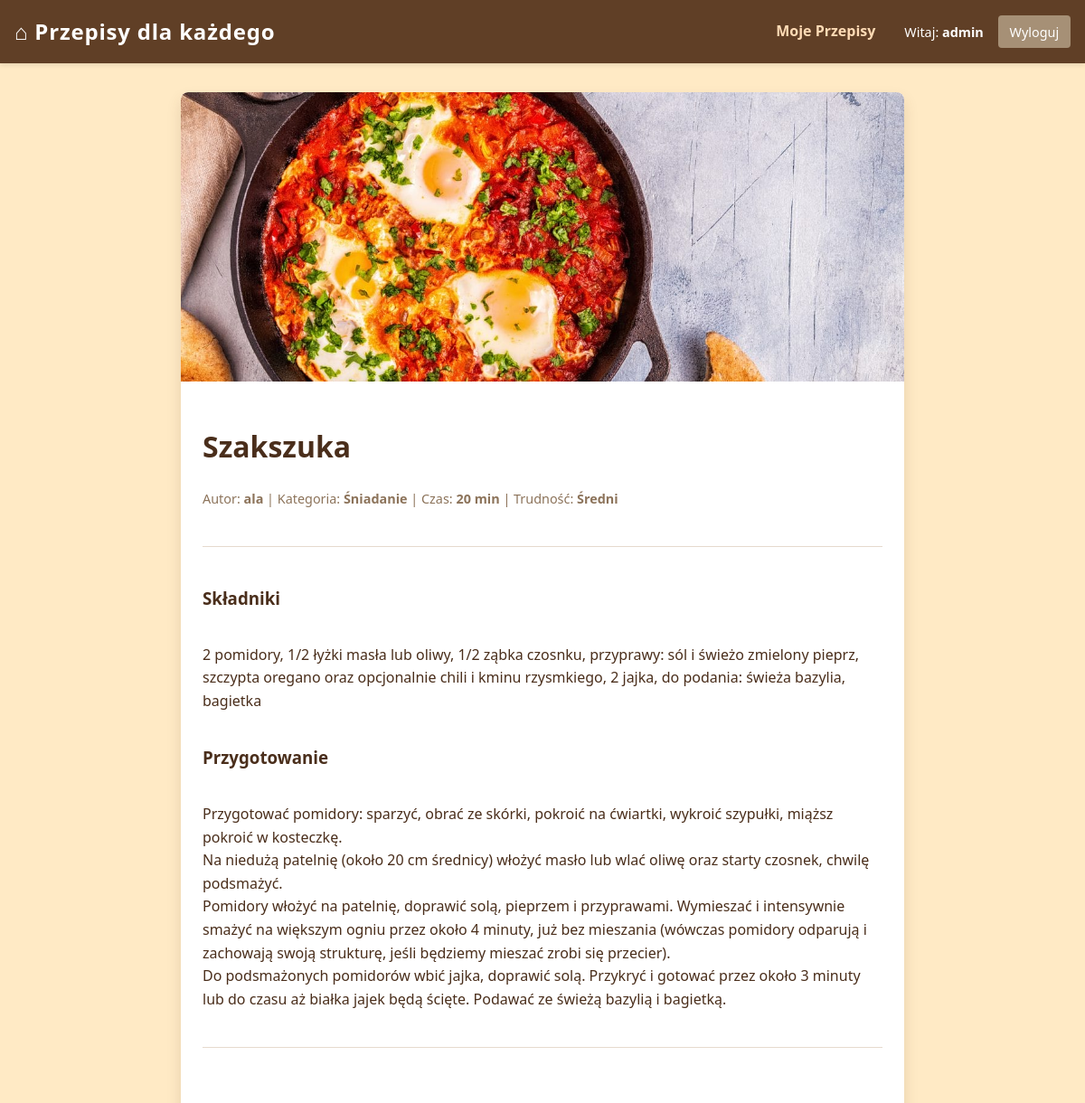
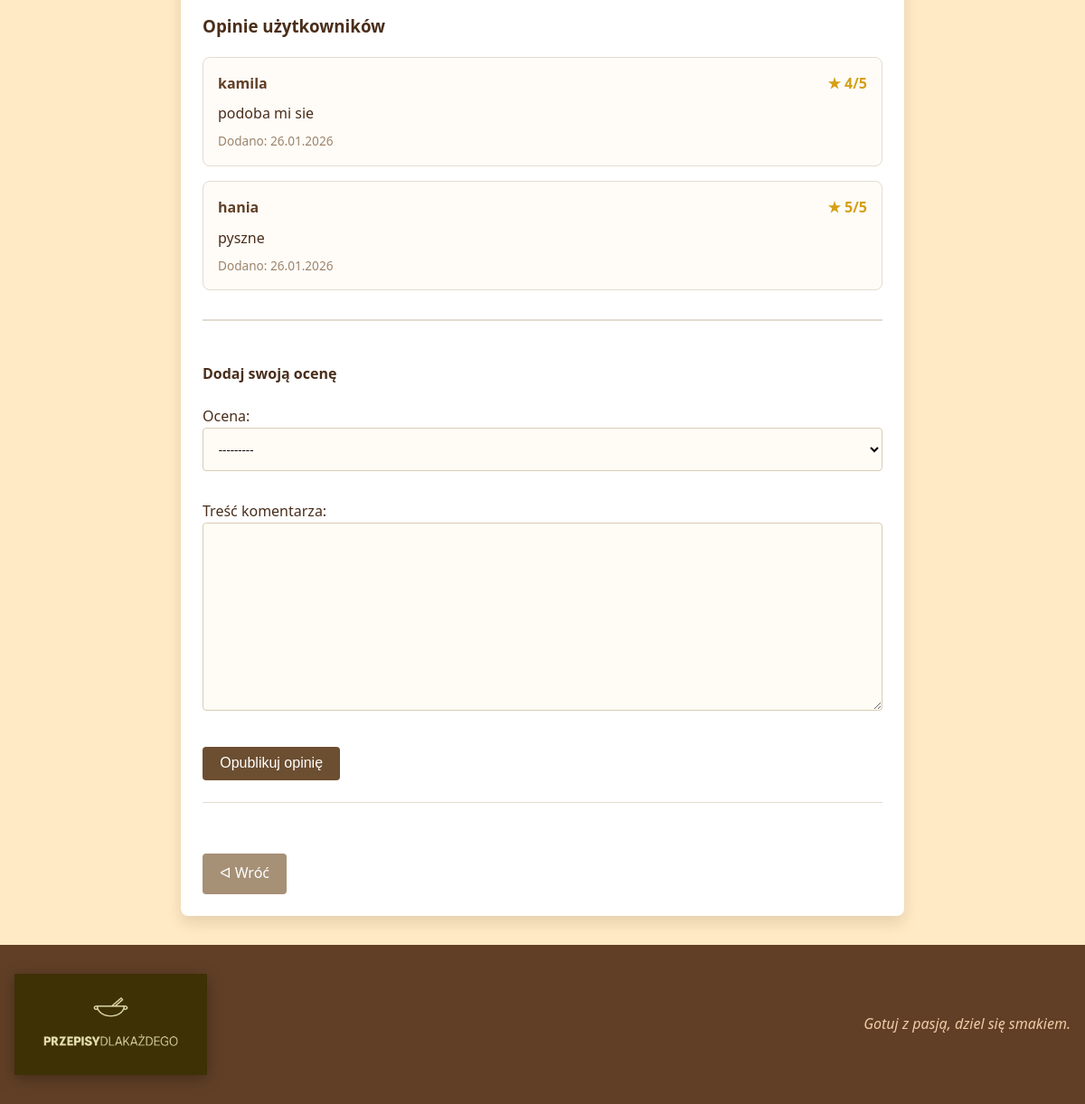
/recipe/10/ (signed in), run on the app's committed database (2 pictures, top to bottom).
### recipes/models.py (models this page shows, shortened)
class Recipe(models.Model):
    author = models.ForeignKey(User, on_delete=models.CASCADE, verbose_name="Autor")
    category = models.ForeignKey(Category, on_delete=models.CASCADE, verbose_name="Kategoria")
    title = models.CharField(max_length=200, verbose_name="Tytuł przepisu")
    description = models.TextField(verbose_name="Opis przygotowania")
    ingredients = models.TextField(verbose_name="Składniki", help_text="Wpisz składniki po przecinku")
    preparation_time = models.PositiveIntegerField(verbose_name="Czas (min)")
    DIFFICULTY_CHOICES = [('Łatwy', 'Łatwy'), ('Średni', 'Średni'), ('Trudny', 'Trudny')]
    difficulty = models.CharField(max_length=10, choices=DIFFICULTY_CHOICES, default='Łatwy', verbose_name="Trudność")
    is_vegetarian = models.BooleanField(default=False, verbose_name="Czy wegetariańskie?")
    image = models.ImageField(upload_to='recipes_img/', blank=True, null=True, verbose_name="Zdjęcie")
    created_at = models.DateTimeField(auto_now_add=True)

class Category(models.Model):
    name = models.CharField(max_length=100, verbose_name="Nazwa kategorii")

class Review(models.Model):
    recipe = models.ForeignKey(Recipe, related_name='reviews', on_delete=models.CASCADE)  #### zeby wyciagnac wszystkie opinie spod przepisu
    author = models.ForeignKey(User, on_delete=models.CASCADE)
    content = models.TextField(verbose_name="Treść komentarza")
    rating = models.IntegerField(choices=[(i, f"{i} gwiazdek") for i in range(1, 6)], verbose_name="Ocena")
    created_at = models.DateTimeField(auto_now_add=True)

### recipes/views.py (the view)
# urls.py: path('recipe/<int:pk>/', views.recipe_detail, name='recipe_detail'),
def recipe_detail(request, pk):
    recipe = get_object_or_404(Recipe, pk=pk)  ## ma lepsza obsluge bledow niz objects.get
    reviews = recipe.reviews.all().order_by('-created_at')
    if request.method == 'POST':
        if not request.user.is_authenticated:
            return redirect('login')
        if request.user == recipe.author:
            return redirect('recipe_detail', pk=pk)
        form = ReviewForm(request.POST)
        if form.is_valid():   # walidacja po str serwera
            new_review = form.save(commit=False)
            new_review.author = request.user
            new_review.recipe = recipe
            new_review.save()
            return redirect('recipe_detail', pk=pk)
    else:
        form = ReviewForm()
    return render(request, 'recipe_detail.html', {
        'recipe': recipe,
        'reviews': reviews,
        'review_form': form
    })

### recipes/forms.py
class ReviewForm(forms.ModelForm):
    class Meta:
        model = Review
        fields = ['rating', 'content']

### templates/recipe_detail.html (shortened to what this page needs)
{% extends 'base.html' %}
{% block content %}
<div class="card detail-card">
    {% if recipe.image %}
        <img src="{{ recipe.image.url }}" class="card-img detail-img" alt="{{ recipe.title }}">
    {% endif %}
    <div class="card-content">
        <h1>{{ recipe.title }}</h1>
        <div class="meta">
            Autor: <strong>{{ recipe.author.username }}</strong> |
            Kategoria: <strong>{{ recipe.category.name }}</strong> |
            Czas: <strong>{{ recipe.preparation_time }} min</strong> |
            Trudność: <strong>{{ recipe.get_difficulty_display }}</strong>
        </div>
        <hr class="detail-divider">
        <h3>Składniki</h3>
        <p class="text-formatted" id="ingredients-text">{{ recipe.ingredients }}</p>
        <h3>Przygotowanie</h3>
        <p class="text-formatted">{{ recipe.description }}</p>
        <hr class="detail-divider">
        <div class="reviews-container">
            <h3>Opinie użytkowników</h3>
            {% for review in reviews %}
                <div class="review-card">
                    <div class="review-header">
                        <span class="review-author">{{ review.author.username }}</span>
                        <span class="review-rating">★ {{ review.rating }}/5</span>
                    </div>
                    <p class="review-content">{{ review.content }}</p>
                    <small class="review-date">Dodano: {{ review.created_at|date:"d.m.Y" }}</small>
                </div>
            {% empty %}
                <p>Ten przepis nie ma jeszcze opinii.</p>
            {% endfor %}
            <div class="add-review-box">
                {% if user.is_authenticated %}
                    {% if user == recipe.author %}
                        <div class="login-prompt author-warning">
                            To Twój przepis - nie możesz go oceniać.
                        </div>
                    {% else %}
                        <h4>Dodaj swoją ocenę</h4>
                        <form method="post">
                            {{ review_form.as_p }}
                            <button type="submit" class="btn">Opublikuj opinię</button>
                        </form>
                    {% endif %}
                {% else %}
                    <div class="login-prompt">
                        Aby dodać opinię musisz być zalogowany.
                    </div>
                {% endif %}
            </div>
        </div>
        <hr class="detail-divider">
        <div class="detail-actions">
            <a href="{% url 'recipe_list' %}" class="btn btn-secondary">ᐊ Wróć</a>
        </div>
    </div>
</div>
{% endblock %}

### templates/navbar.html
<nav class="navbar">
    <div class="nav-container">
        <a class="brand" href="{% url 'recipe_list' %}">⌂ Przepisy dla każdego</a>
        <div class="nav-actions">
            {% if user.is_authenticated %}
                <a href="{% url 'my_recipes' %}" class="nav-link">Moje Przepisy</a>
                <span class="nav-greeting">Witaj: <strong>{{ user.username }}</strong></span>
                <a href="{% url 'user_logout' %}" class="btn btn-secondary btn-sm">Wyloguj</a>
            {% else %}
                <a href="{% url 'user_login' %}" class="nav-link">Zaloguj</a>
                <a href="{% url 'register' %}" class="btn btn-white btn-sm">Rejestracja</a>
            {% endif %}
        </div>
    </div>
</nav>

### static/style.css (style rules this page uses)
*, *::before, *::after { box-sizing: border-box; }
:root { --primary: #603F26; --accent: #6C4E31; --bg: #FFEAC5; --secondary-bg: #FFDBB5; --text: #4a2e1b; --white: #ffffff; --spacing: 1rem; }
body { margin: 0; font-family: 'Segoe UI', Tahoma, Geneva, Verdana, sans-serif; background-color: var(--bg); color: var(--text); line-height: 1.6; display: flex; flex-direction: column; min-height: 100vh; }
.navbar { background-color: var(--primary); padding: var(--spacing); color: var(--white); box-shadow: 0 0.125rem 0.3rem rgba(0,0,0,0.1); }
.nav-container { max-width: 75rem; margin: 0 auto; display: flex; justify-content: space-between; align-items: center; }
.brand { letter-spacing: 0.05rem; font-size: 1.5rem; font-weight: bold; color: var(--white); text-decoration: none; }
.nav-actions { display: flex; gap: 1rem; align-items: center; }
.nav-link { color: var(--secondary-bg); text-decoration: none; font-weight: 600; transition: opacity 0.2s; }
.nav-greeting { font-size: 0.9rem; margin-left: 1rem; color: var(--white); }
.card { background: var(--white); border: 0.0625rem solid #e0cdb0; border-radius: 0.5rem; overflow: hidden; transition: transform 0.2s; box-shadow: 0 0.125rem 0.3rem rgba(96, 63, 38, 0.1); display: flex; flex-direction: column; }
.card-img { width: 100%; height: 12.5rem; object-fit: cover; background-color: var(--secondary-bg); display: flex; align-items: center; justify-content: center; color: var(--primary); }
.card-content { padding: 1.5rem; flex-grow: 1; display: flex; flex-direction: column; }
.meta { font-size: 0.9rem; margin-bottom: 1rem; color: #8c735a; }
.btn { display: inline-block; padding: 0.6rem 1.2rem; background-color: var(--accent); color: var(--white); text-decoration: none; border-radius: 0.25rem; border: none; cursor: pointer; font-size: 1rem; text-align: center; transition: background 0.3s; }
.btn-secondary { background-color: #a69076; }
.btn-sm { padding: 0.4rem 0.8rem; font-size: 0.9rem; }
input[type="text"], input[type="number"], input[type="email"], input[type="password"], select, textarea, input[type="file"] { width: 100%; padding: 0.8rem; margin-bottom: 1rem; border: 0.0625rem solid #dccbb5; border-radius: 0.25rem; font-family: inherit; background-color: #fffcf5; }
.detail-card { max-width: 50rem; margin: 0 auto; border: none; box-shadow: 0 0.5rem 1rem rgba(96, 63, 38, 0.15); }
.detail-img { width: 100%; height: 20rem; object-fit: cover; border-radius: 0.5rem 0.5rem 0 0; }
.detail-divider { border: 0; border-top: 0.0625rem solid #e6dace; margin: 1.5rem 0; }
.detail-actions { margin-top: 2rem; display: flex; gap: 1rem; flex-wrap: wrap; }
.reviews-container { margin-top: 2rem; }
.review-card { background-color: #fffcf8; border: 0.0625rem solid #e6dace; border-radius: 0.5rem; padding: 1rem; margin-bottom: 1rem; }
.review-header { display: flex; justify-content: space-between; align-items: center; margin-bottom: 0.5rem; }
.review-author { font-weight: bold; color: var(--primary); }
.review-rating { color: #d4a017; font-weight: bold; }
.review-content { margin: 0; color: var(--text); line-height: 1.5; }
.review-date { display: block; margin-top: 0.5rem; font-size: 0.85rem; color: #9c846b; }
.add-review-box { margin-top: 2rem; background-color: var(--white); border-top: 0.125rem solid #e6dace; padding-top: 1.5rem; }
.text-formatted { white-space: pre-line; }

### data on the page
Recipe: image (picture), title "Szakszuka", author.username "ala", category.name "Śniadanie", preparation_time "20", difficulty "Średni", ingredients "2 pomidory, 1/2 łyżki masła lub oliwy, 1/2 ząbka czosnku, przyprawy: sól i świeżo zmielony pieprz, szczypta oregano oraz opcjonalnie chili i kminu rzysmkiego, 2 jajka, do podania: świeża bazylia, bagietka", description "Przygotować pomidory: sparzyć, obrać ze skórki, pokroić na ćwiartki, wykroić szypułki, miąższ pokroić w kosteczkę. Na niedużą patelnię (około 20 cm średnicy) włożyć masło lub wlać oliwę oraz starty czosnek, chwilę podsmażyć. Pomidory włożyć na patelnię, doprawić solą, pieprzem i przyprawami. Wymieszać i intensywnie smażyć na większym ogniu przez około 4 minuty, już bez mieszania (wówczas pomidory odparują i zachowają swoją strukturę, jeśli będziemy mieszać zrobi się przecier). Do podsmażonych pomidorów wbić jajka, doprawić solą. Przykryć i gotować przez około 3 minuty lub do czasu aż białka jajek będą ścięte. Podawać ze świeżą bazylią i bagietką."
Review: author.username "kamila", rating "4", content "podoba mi sie", created_at "26.01.2026"
Review: author.username "hania", rating "5", content "pyszne", created_at "26.01.2026"

### other printed values
{{ user.username }} "admin"
